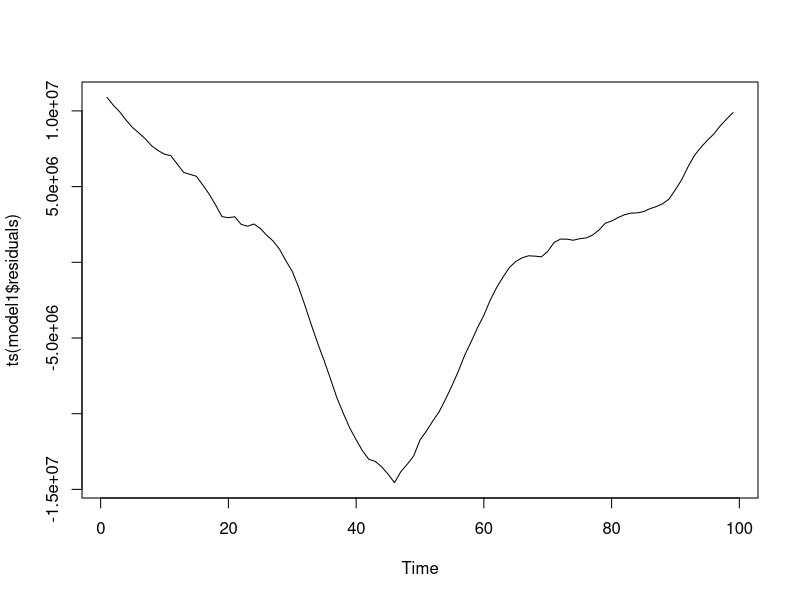
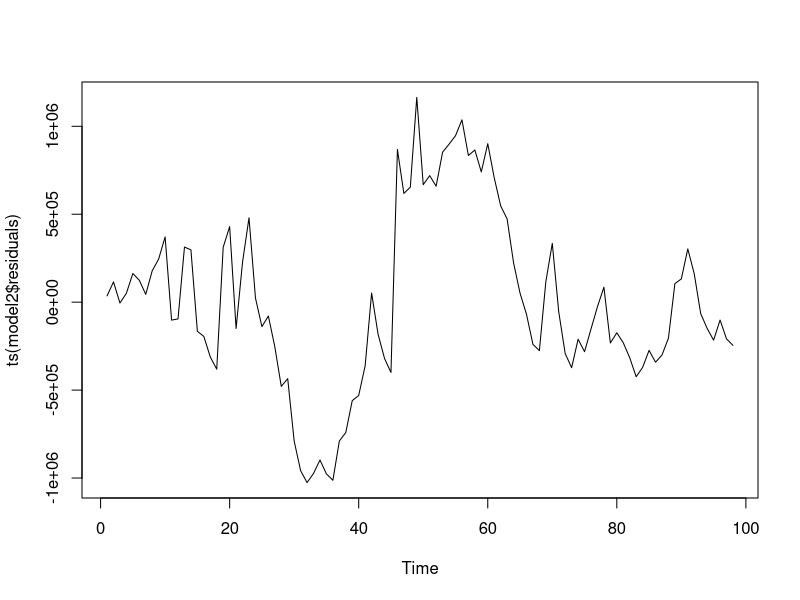
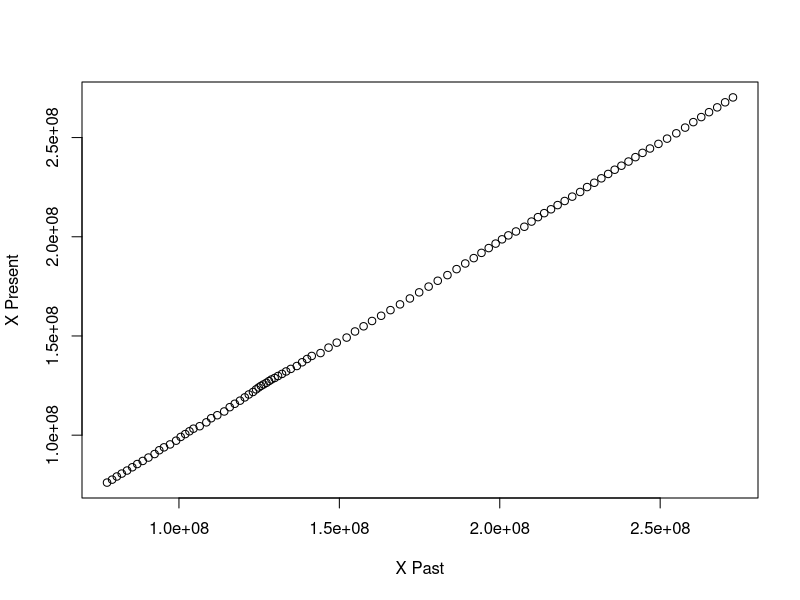
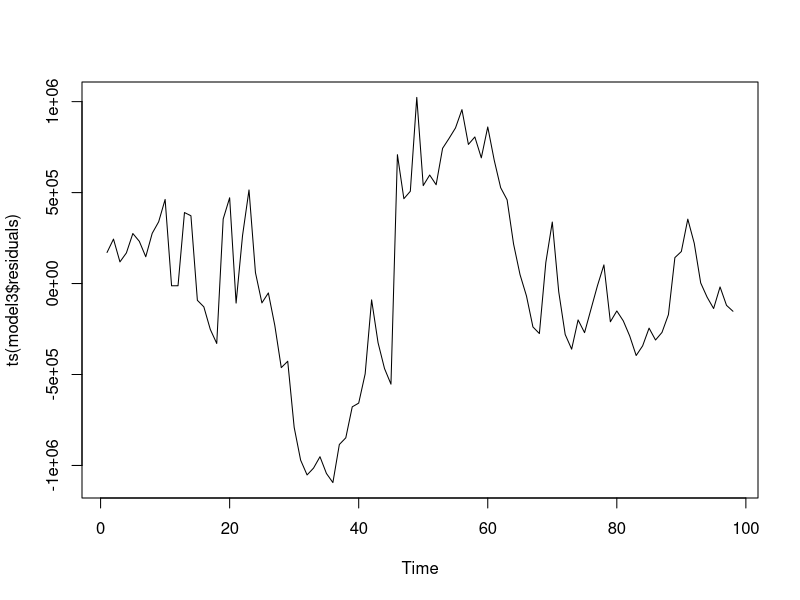
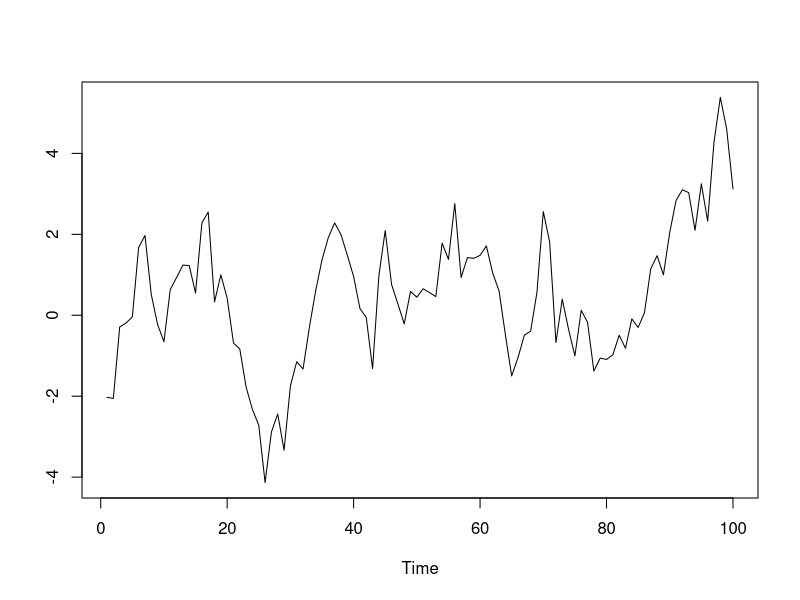
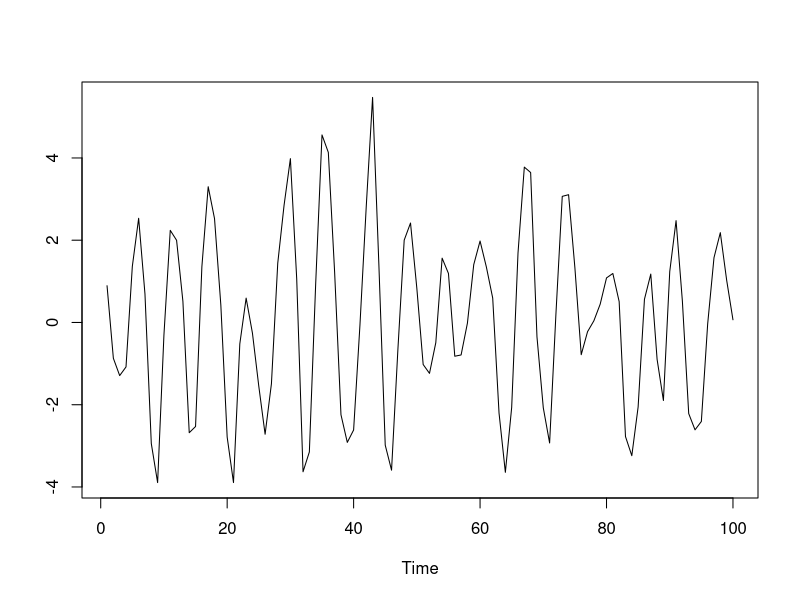

Source code (R) for these figures, in order:
## ---- chunk 1
knitr::opts_knit$set(root.dir = 'C:/Users/neide/Documents/GitHub/ma189/Data')
## ---- chunk 2
pop <- read.table("USpop.dat")
pop <- ts(pop, start = 1901)
n <- length(pop)
time <- seq(1,n)
model1 <- lm(pop ~ time)
summary(model1)
plot(ts(model1$residuals))
## ---- chunk 3
model2 <- lm(pop[-1] ~ pop[-n])
summary(model2)
plot(ts(model2$residuals))
## ---- chunk 4
cor(pop[-1],pop[-n])
plot(pop[-1],pop[-n],xlab="X Past",ylab="X Present")
## ---- chunk 5
model3 <- lm(pop[-1] ~ pop[-n] + time[-1])
summary(model3)
plot(ts(model3$residuals))
## ---- chunk 6
n <- 100
set.seed(123)
z <- rnorm(n)
x <- rep(0,n)
phi <- .9
x0 <- rnorm(1)/sqrt(1-phi^2)
x[1] <- phi*x0 + z[1]
for(t in 2:n) { x[t] <- phi*x[t-1] + z[t] }
plot(ts(x),xlab="Time",ylab="")
## ---- chunk 7
ar_mdl1 <- lm(x[-1] ~ x[-n])
summary(ar_mdl1)
## ---- chunk 8
ar_mdl2 <- ar.ols(x,order=1)
ar_mdl2$ar[,1,1]
ar_mdl2$x.mean
ar_mdl2$var.pred
## ---- chunk 9
ar_mdl3 <- ar.yw(x,order=1)
ar_mdl3$ar
ar_mdl3$x.mean
ar_mdl3$var.pred
## ---- chunk 10
n <- 100
burn <- 500
set.seed(444)
z <- rnorm(n+burn)
x <- rep(0,n+burn)
phi <- c(.9,-.81)
for(t in 3:(n+burn)) { x[t] <- phi[1]*x[t-1] + phi[2]*x[t-2] + z[t] }
x <- x[(burn+1):(burn+n)]
plot(ts(x),xlab="Time",ylab="")
## ---- chunk 11
ar_mdl <- ar.ols(x)
ar_mdl$order
ar_mdl$ar[,1,1]
ar_mdl$x.mean
ar_mdl$var.pred
